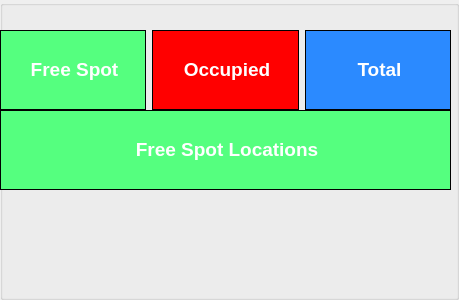
<?xml version="1.0" encoding="UTF-8"?>
<ui version="4.0">
 <class>GroupBox</class>
 <widget class="QGroupBox" name="GroupBox">
  <property name="geometry">
   <rect>
    <x>0</x>
    <y>0</y>
    <width>459</width>
    <height>300</height>
   </rect>
  </property>
  <property name="windowTitle">
   <string>GroupBox</string>
  </property>
  <property name="layoutDirection">
   <enum>Qt::LeftToRight</enum>
  </property>
  <property name="autoFillBackground">
   <bool>true</bool>
  </property>
  <widget class="QWidget" name="verticalWidget_2" native="true">
   <property name="geometry">
    <rect>
     <x>0</x>
     <y>30</y>
     <width>451</width>
     <height>80</height>
    </rect>
   </property>
   <layout class="QVBoxLayout" name="verticalLayout_3">
    <item>
     <layout class="QHBoxLayout" name="horizontalLayout">
      <item>
       <widget class="QLabel" name="freeSpot">
        <property name="sizePolicy">
         <sizepolicy hsizetype="Preferred" vsizetype="Ignored">
          <horstretch>0</horstretch>
          <verstretch>21</verstretch>
         </sizepolicy>
        </property>
        <property name="minimumSize">
         <size>
          <width>0</width>
          <height>0</height>
         </size>
        </property>
        <property name="maximumSize">
         <size>
          <width>16777215</width>
          <height>16777215</height>
         </size>
        </property>
        <property name="autoFillBackground">
         <bool>false</bool>
        </property>
        <property name="styleSheet">
         <string notr="true">background-color:rgb(85, 255, 127)
</string>
        </property>
        <property name="frameShape">
         <enum>QFrame::Box</enum>
        </property>
        <property name="text">
         <string>&lt;html&gt;&lt;head/&gt;&lt;body&gt;&lt;p align=&quot;center&quot;&gt;&lt;span style=&quot; font-size:14pt; font-weight:600; color:#ffffff;&quot;&gt;Free Spot&lt;/span&gt;&lt;/p&gt;&lt;/body&gt;&lt;/html&gt;</string>
        </property>
       </widget>
      </item>
      <item>
       <widget class="QLabel" name="available">
        <property name="sizePolicy">
         <sizepolicy hsizetype="Preferred" vsizetype="Ignored">
          <horstretch>0</horstretch>
          <verstretch>0</verstretch>
         </sizepolicy>
        </property>
        <property name="cursor">
         <cursorShape>PointingHandCursor</cursorShape>
        </property>
        <property name="toolTipDuration">
         <number>0</number>
        </property>
        <property name="autoFillBackground">
         <bool>false</bool>
        </property>
        <property name="styleSheet">
         <string notr="true">background-color: rgb(255, 0, 0);</string>
        </property>
        <property name="frameShape">
         <enum>QFrame::Box</enum>
        </property>
        <property name="text">
         <string>&lt;html&gt;&lt;head/&gt;&lt;body&gt;&lt;p align=&quot;center&quot;&gt;&lt;span style=&quot; font-size:14pt; font-weight:600; color:#ffffff;&quot;&gt;Occupied&lt;/span&gt;&lt;/p&gt;&lt;/body&gt;&lt;/html&gt;</string>
        </property>
       </widget>
      </item>
      <item>
       <widget class="QLabel" name="totalSpot">
        <property name="sizePolicy">
         <sizepolicy hsizetype="Preferred" vsizetype="Ignored">
          <horstretch>0</horstretch>
          <verstretch>0</verstretch>
         </sizepolicy>
        </property>
        <property name="cursor">
         <cursorShape>PointingHandCursor</cursorShape>
        </property>
        <property name="toolTipDuration">
         <number>0</number>
        </property>
        <property name="autoFillBackground">
         <bool>false</bool>
        </property>
        <property name="styleSheet">
         <string notr="true">background-color: rgb(43, 138, 255);</string>
        </property>
        <property name="frameShape">
         <enum>QFrame::Box</enum>
        </property>
        <property name="text">
         <string>&lt;html&gt;&lt;head/&gt;&lt;body&gt;&lt;p align=&quot;center&quot;&gt;&lt;span style=&quot; font-size:14pt; font-weight:600; color:#ffffff;&quot;&gt;Total&lt;/span&gt;&lt;/p&gt;&lt;/body&gt;&lt;/html&gt;</string>
        </property>
       </widget>
      </item>
     </layout>
    </item>
   </layout>
  </widget>
  <widget class="QWidget" name="verticalLayoutWidget">
   <property name="geometry">
    <rect>
     <x>0</x>
     <y>110</y>
     <width>451</width>
     <height>80</height>
    </rect>
   </property>
   <layout class="QVBoxLayout" name="verticalLayout">
    <item>
     <widget class="QLabel" name="freeSpotLocation">
      <property name="sizePolicy">
       <sizepolicy hsizetype="Preferred" vsizetype="Ignored">
        <horstretch>0</horstretch>
        <verstretch>21</verstretch>
       </sizepolicy>
      </property>
      <property name="minimumSize">
       <size>
        <width>0</width>
        <height>0</height>
       </size>
      </property>
      <property name="maximumSize">
       <size>
        <width>16777215</width>
        <height>16777215</height>
       </size>
      </property>
      <property name="autoFillBackground">
       <bool>false</bool>
      </property>
      <property name="styleSheet">
       <string notr="true">background-color:rgb(85, 255, 127)
</string>
      </property>
      <property name="frameShape">
       <enum>QFrame::Box</enum>
      </property>
      <property name="text">
       <string>&lt;html&gt;&lt;head/&gt;&lt;body&gt;&lt;p align=&quot;center&quot;&gt;&lt;span style=&quot; font-size:14pt; font-weight:600; color:#ffffff;&quot;&gt;Free Spot Locations&lt;/span&gt;&lt;/p&gt;&lt;/body&gt;&lt;/html&gt;</string>
      </property>
     </widget>
    </item>
   </layout>
  </widget>
 </widget>
 <resources/>
 <connections/>
</ui>
